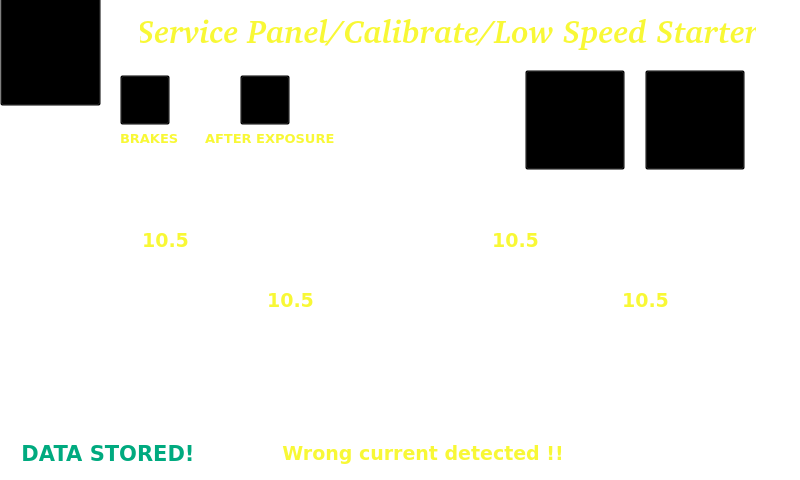
<?xml version="1.0" encoding="UTF-8"?>
<ui version="4.0">
 <class>calibStarterUI</class>
 <widget class="QWidget" name="calibStarterUI">
  <property name="geometry">
   <rect>
    <x>0</x>
    <y>0</y>
    <width>800</width>
    <height>480</height>
   </rect>
  </property>
  <property name="windowTitle">
   <string notr="true">Form</string>
  </property>
  <property name="styleSheet">
   <string notr="true">background-color:rgb(0,0,0,0);
background-image:url(://Service_Calib/Service_Calib/background_calib_starter.png);
</string>
  </property>
  <widget class="QFrame" name="calibStarterFrame">
   <property name="geometry">
    <rect>
     <x>0</x>
     <y>0</y>
     <width>800</width>
     <height>480</height>
    </rect>
   </property>
   <property name="frameShape">
    <enum>QFrame::StyledPanel</enum>
   </property>
   <property name="frameShadow">
    <enum>QFrame::Raised</enum>
   </property>
   <widget class="QPushButton" name="exitButton">
    <property name="geometry">
     <rect>
      <x>0</x>
      <y>-5</y>
      <width>101</width>
      <height>111</height>
     </rect>
    </property>
    <property name="styleSheet">
     <string notr="true">background-image:url(://transparent.png);</string>
    </property>
    <property name="text">
     <string notr="true"/>
    </property>
   </widget>
   <widget class="QPushButton" name="storeButton">
    <property name="geometry">
     <rect>
      <x>525</x>
      <y>70</y>
      <width>100</width>
      <height>100</height>
     </rect>
    </property>
    <property name="focusPolicy">
     <enum>Qt::NoFocus</enum>
    </property>
    <property name="styleSheet">
     <string notr="true">
background-image:url(:/transparent.png);
border-image:url(:/Pulsanti/Pulsanti/store2.png);
</string>
    </property>
    <property name="text">
     <string notr="true"/>
    </property>
   </widget>
   <widget class="QPushButton" name="startButton">
    <property name="geometry">
     <rect>
      <x>645</x>
      <y>70</y>
      <width>100</width>
      <height>100</height>
     </rect>
    </property>
    <property name="styleSheet">
     <string notr="true">background:url(://Transparent.png);

border-image:url(://Pulsanti/Pulsanti/play.png);
</string>
    </property>
    <property name="text">
     <string notr="true"/>
    </property>
   </widget>
   <widget class="QLabel" name="serviceSetupDiagnosticLabel">
    <property name="geometry">
     <rect>
      <x>140</x>
      <y>10</y>
      <width>616</width>
      <height>41</height>
     </rect>
    </property>
    <property name="font">
     <font>
      <family>Bitstream Charter</family>
      <pointsize>24</pointsize>
      <weight>75</weight>
      <italic>true</italic>
      <bold>true</bold>
     </font>
    </property>
    <property name="styleSheet">
     <string notr="true">background-image:url(/transparent.png);
color: rgb(248, 248, 54);</string>
    </property>
    <property name="text">
     <string notr="true">Service Panel/Calibrate/Low Speed Starter</string>
    </property>
    <property name="alignment">
     <set>Qt::AlignCenter</set>
    </property>
   </widget>
   <widget class="QLabel" name="mainRunCurrent">
    <property name="geometry">
     <rect>
      <x>130</x>
      <y>220</y>
      <width>71</width>
      <height>41</height>
     </rect>
    </property>
    <property name="font">
     <font>
      <family>DejaVu Sans</family>
      <pointsize>14</pointsize>
      <weight>75</weight>
      <italic>false</italic>
      <bold>true</bold>
     </font>
    </property>
    <property name="styleSheet">
     <string notr="true">background-image:url(/transparent.png);
color: rgb(248, 248, 54);</string>
    </property>
    <property name="text">
     <string notr="true">10.5</string>
    </property>
    <property name="alignment">
     <set>Qt::AlignCenter</set>
    </property>
   </widget>
   <widget class="QLabel" name="mainKeepCurrent">
    <property name="geometry">
     <rect>
      <x>255</x>
      <y>280</y>
      <width>71</width>
      <height>41</height>
     </rect>
    </property>
    <property name="font">
     <font>
      <family>DejaVu Sans</family>
      <pointsize>14</pointsize>
      <weight>75</weight>
      <italic>false</italic>
      <bold>true</bold>
     </font>
    </property>
    <property name="styleSheet">
     <string notr="true">background-image:url(/transparent.png);
color: rgb(248, 248, 54);</string>
    </property>
    <property name="text">
     <string notr="true">10.5</string>
    </property>
    <property name="alignment">
     <set>Qt::AlignCenter</set>
    </property>
   </widget>
   <widget class="QLabel" name="shiftRunCurrent">
    <property name="geometry">
     <rect>
      <x>480</x>
      <y>220</y>
      <width>71</width>
      <height>41</height>
     </rect>
    </property>
    <property name="font">
     <font>
      <family>DejaVu Sans</family>
      <pointsize>14</pointsize>
      <weight>75</weight>
      <italic>false</italic>
      <bold>true</bold>
     </font>
    </property>
    <property name="styleSheet">
     <string notr="true">background-image:url(/transparent.png);
color: rgb(248, 248, 54);</string>
    </property>
    <property name="text">
     <string notr="true">10.5</string>
    </property>
    <property name="alignment">
     <set>Qt::AlignCenter</set>
    </property>
   </widget>
   <widget class="QLabel" name="shiftKeepCurrent">
    <property name="geometry">
     <rect>
      <x>610</x>
      <y>280</y>
      <width>71</width>
      <height>41</height>
     </rect>
    </property>
    <property name="font">
     <font>
      <family>DejaVu Sans</family>
      <pointsize>14</pointsize>
      <weight>75</weight>
      <italic>false</italic>
      <bold>true</bold>
     </font>
    </property>
    <property name="styleSheet">
     <string notr="true">background-image:url(/transparent.png);
color: rgb(248, 248, 54);</string>
    </property>
    <property name="text">
     <string notr="true">10.5</string>
    </property>
    <property name="alignment">
     <set>Qt::AlignCenter</set>
    </property>
   </widget>
   <widget class="QLabel" name="msglabel">
    <property name="enabled">
     <bool>false</bool>
    </property>
    <property name="geometry">
     <rect>
      <x>250</x>
      <y>440</y>
      <width>346</width>
      <height>26</height>
     </rect>
    </property>
    <property name="font">
     <font>
      <family>DejaVu Sans</family>
      <pointsize>14</pointsize>
      <weight>75</weight>
      <italic>false</italic>
      <bold>true</bold>
     </font>
    </property>
    <property name="styleSheet">
     <string notr="true">background-image:url(/transparent.png);
color: rgb(248, 248, 54);</string>
    </property>
    <property name="text">
     <string notr="true">Wrong current detected !!</string>
    </property>
    <property name="alignment">
     <set>Qt::AlignCenter</set>
    </property>
   </widget>
   <widget class="QLabel" name="msgstored">
    <property name="enabled">
     <bool>false</bool>
    </property>
    <property name="geometry">
     <rect>
      <x>15</x>
      <y>440</y>
      <width>186</width>
      <height>26</height>
     </rect>
    </property>
    <property name="font">
     <font>
      <family>DejaVu Sans</family>
      <pointsize>16</pointsize>
      <weight>75</weight>
      <italic>false</italic>
      <bold>true</bold>
     </font>
    </property>
    <property name="styleSheet">
     <string notr="true">background-image:url(/transparent.png);
color: rgb(0, 170, 127);</string>
    </property>
    <property name="text">
     <string notr="true">DATA STORED!</string>
    </property>
    <property name="alignment">
     <set>Qt::AlignCenter</set>
    </property>
   </widget>
   <widget class="QPushButton" name="brakes">
    <property name="geometry">
     <rect>
      <x>120</x>
      <y>75</y>
      <width>50</width>
      <height>50</height>
     </rect>
    </property>
    <property name="focusPolicy">
     <enum>Qt::NoFocus</enum>
    </property>
    <property name="styleSheet">
     <string notr="true">background-image:url(:/transparent.png);
border-image:url(:/Pulsanti/Pulsanti/but_off.png);
</string>
    </property>
    <property name="text">
     <string notr="true"/>
    </property>
   </widget>
   <widget class="QLabel" name="msglabel_2">
    <property name="enabled">
     <bool>false</bool>
    </property>
    <property name="geometry">
     <rect>
      <x>120</x>
      <y>130</y>
      <width>61</width>
      <height>16</height>
     </rect>
    </property>
    <property name="font">
     <font>
      <family>DejaVu Sans</family>
      <pointsize>10</pointsize>
      <weight>75</weight>
      <italic>false</italic>
      <bold>true</bold>
     </font>
    </property>
    <property name="styleSheet">
     <string notr="true">background-image:url(/transparent.png);
color: rgb(248, 248, 54);</string>
    </property>
    <property name="text">
     <string notr="true">BRAKES</string>
    </property>
    <property name="alignment">
     <set>Qt::AlignLeading|Qt::AlignLeft|Qt::AlignVCenter</set>
    </property>
   </widget>
   <widget class="QPushButton" name="afterExposure">
    <property name="geometry">
     <rect>
      <x>240</x>
      <y>75</y>
      <width>50</width>
      <height>50</height>
     </rect>
    </property>
    <property name="focusPolicy">
     <enum>Qt::NoFocus</enum>
    </property>
    <property name="styleSheet">
     <string notr="true">
background-image:url(:/transparent.png);
border-image:url(:/Pulsanti/Pulsanti/but_off.png);
</string>
    </property>
    <property name="text">
     <string notr="true"/>
    </property>
   </widget>
   <widget class="QLabel" name="msglabel_3">
    <property name="enabled">
     <bool>false</bool>
    </property>
    <property name="geometry">
     <rect>
      <x>205</x>
      <y>130</y>
      <width>136</width>
      <height>16</height>
     </rect>
    </property>
    <property name="font">
     <font>
      <family>DejaVu Sans</family>
      <pointsize>10</pointsize>
      <weight>75</weight>
      <italic>false</italic>
      <bold>true</bold>
     </font>
    </property>
    <property name="styleSheet">
     <string notr="true">background-image:url(/transparent.png);
color: rgb(248, 248, 54);</string>
    </property>
    <property name="text">
     <string notr="true">AFTER EXPOSURE</string>
    </property>
    <property name="alignment">
     <set>Qt::AlignLeading|Qt::AlignLeft|Qt::AlignVCenter</set>
    </property>
   </widget>
  </widget>
 </widget>
 <resources/>
 <connections/>
</ui>
